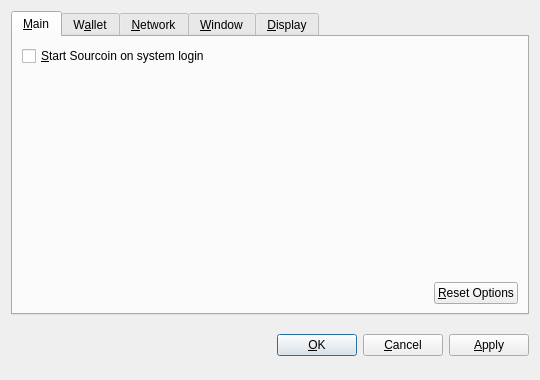
<?xml version="1.0" encoding="UTF-8"?>
<ui version="4.0">
 <class>OptionsDialog</class>
 <widget class="QDialog" name="OptionsDialog">
  <property name="geometry">
   <rect>
    <x>0</x>
    <y>0</y>
    <width>540</width>
    <height>380</height>
   </rect>
  </property>
  <property name="windowTitle">
   <string>Options</string>
  </property>
  <property name="modal">
   <bool>true</bool>
  </property>
  <layout class="QVBoxLayout" name="verticalLayout">
   <item>
    <widget class="QTabWidget" name="tabWidget">
     <property name="tabPosition">
      <enum>QTabWidget::North</enum>
     </property>
     <property name="currentIndex">
      <number>0</number>
     </property>
     <widget class="QWidget" name="tabMain">
      <attribute name="title">
       <string>&amp;Main</string>
      </attribute>
      <layout class="QVBoxLayout" name="verticalLayout_Main">
       <item>
        <widget class="QCheckBox" name="bitcoinAtStartup">
         <property name="toolTip">
          <string>Automatically start Sourcoin after logging in to the system.</string>
         </property>
         <property name="text">
          <string>&amp;Start Sourcoin on system login</string>
         </property>
        </widget>
       </item>
       <item>
        <spacer name="verticalSpacer_Main">
         <property name="orientation">
          <enum>Qt::Vertical</enum>
         </property>
         <property name="sizeHint" stdset="0">
          <size>
           <width>20</width>
           <height>40</height>
          </size>
         </property>
        </spacer>
       </item>
       <item>
        <layout class="QHBoxLayout" name="horizontalLayout_2_Main">
         <item>
          <spacer name="horizontalSpacer_2_Main">
           <property name="orientation">
            <enum>Qt::Horizontal</enum>
           </property>
           <property name="sizeHint" stdset="0">
            <size>
             <width>40</width>
             <height>20</height>
            </size>
           </property>
          </spacer>
         </item>
         <item>
          <widget class="QPushButton" name="resetButton">
           <property name="toolTip">
            <string>Reset all client options to default.</string>
           </property>
           <property name="text">
            <string>&amp;Reset Options</string>
           </property>
           <property name="autoDefault">
            <bool>false</bool>
           </property>
          </widget>
         </item>
        </layout>
       </item>
      </layout>
     </widget>
     <widget class="QWidget" name="tabWallet">
      <attribute name="title">
       <string>W&amp;allet</string>
      </attribute>
      <layout class="QVBoxLayout" name="verticalLayout_Network">
       <item>
        <widget class="QLabel" name="transactionFeeInfoLabel">
         <property name="text">
          <string>Optional transaction fee per kB that helps make sure your transactions are processed quickly. Most transactions are 1 kB.</string>
         </property>
         <property name="textFormat">
          <enum>Qt::PlainText</enum>
         </property>
         <property name="wordWrap">
          <bool>true</bool>
         </property>
        </widget>
       </item>
       <item>
        <layout class="QHBoxLayout" name="horizontalLayout_1_Main">
         <item>
          <widget class="QLabel" name="transactionFeeLabel">
           <property name="text">
            <string>Pay transaction &amp;fee</string>
           </property>
           <property name="textFormat">
            <enum>Qt::PlainText</enum>
           </property>
           <property name="buddy">
            <cstring>transactionFee</cstring>
           </property>
          </widget>
         </item>
         <item>
          <widget class="BitcoinAmountField" name="transactionFee"/>
         </item>
         <item>
          <spacer name="horizontalSpacer_1_Main">
           <property name="orientation">
            <enum>Qt::Horizontal</enum>
           </property>
           <property name="sizeHint" stdset="0">
            <size>
             <width>40</width>
             <height>20</height>
            </size>
           </property>
          </spacer>
         </item>
        </layout>
       </item>
       <item>
        <widget class="QLabel" name="label">
         <property name="text">
          <string>If you disable the spending of unconfirmed change, the change from a transaction cannot be used until that transaction has at least one confirmation. This also affects how your balance is computed.</string>
         </property>
         <property name="wordWrap">
          <bool>true</bool>
         </property>
        </widget>
       </item>
       <item>
        <widget class="QCheckBox" name="spendZeroConfChange">
         <property name="text">
          <string>Spend unconfirmed change  (experts only)</string>
         </property>
        </widget>
       </item>
       <item>
        <spacer name="verticalSpacer">
         <property name="orientation">
          <enum>Qt::Vertical</enum>
         </property>
         <property name="sizeHint" stdset="0">
          <size>
           <width>20</width>
           <height>40</height>
          </size>
         </property>
        </spacer>
       </item>
      </layout>
     </widget>
     <widget class="QWidget" name="tabNetwork">
      <attribute name="title">
       <string>&amp;Network</string>
      </attribute>
      <layout class="QVBoxLayout" name="verticalLayout_Network">
       <item>
        <widget class="QCheckBox" name="mapPortUpnp">
         <property name="toolTip">
          <string>Automatically open the Sourcoin client port on the router. This only works when your router supports UPnP and it is enabled.</string>
         </property>
         <property name="text">
          <string>Map port using &amp;UPnP</string>
         </property>
        </widget>
       </item>
       <item>
        <widget class="QCheckBox" name="connectSocks">
         <property name="toolTip">
          <string>Connect to the Sourcoin network through a SOCKS proxy (e.g. when connecting through Tor).</string>
         </property>
         <property name="text">
          <string>&amp;Connect through SOCKS proxy:</string>
         </property>
        </widget>
       </item>
       <item>
        <layout class="QHBoxLayout" name="horizontalLayout_Network">
         <item>
          <widget class="QLabel" name="proxyIpLabel">
           <property name="text">
            <string>Proxy &amp;IP:</string>
           </property>
           <property name="textFormat">
            <enum>Qt::PlainText</enum>
           </property>
           <property name="buddy">
            <cstring>proxyIp</cstring>
           </property>
          </widget>
         </item>
         <item>
          <widget class="QValidatedLineEdit" name="proxyIp">
           <property name="maximumSize">
            <size>
             <width>140</width>
             <height>16777215</height>
            </size>
           </property>
           <property name="toolTip">
            <string>IP address of the proxy (e.g. 127.0.0.1)</string>
           </property>
          </widget>
         </item>
         <item>
          <widget class="QLabel" name="proxyPortLabel">
           <property name="text">
            <string>&amp;Port:</string>
           </property>
           <property name="textFormat">
            <enum>Qt::PlainText</enum>
           </property>
           <property name="buddy">
            <cstring>proxyPort</cstring>
           </property>
          </widget>
         </item>
         <item>
          <widget class="QLineEdit" name="proxyPort">
           <property name="maximumSize">
            <size>
             <width>55</width>
             <height>16777215</height>
            </size>
           </property>
           <property name="toolTip">
            <string>Port of the proxy (e.g. 9050)</string>
           </property>
          </widget>
         </item>
         <item>
          <widget class="QLabel" name="socksVersionLabel">
           <property name="text">
            <string>SOCKS &amp;Version:</string>
           </property>
           <property name="textFormat">
            <enum>Qt::PlainText</enum>
           </property>
           <property name="buddy">
            <cstring>socksVersion</cstring>
           </property>
          </widget>
         </item>
         <item>
          <widget class="QValueComboBox" name="socksVersion">
           <property name="toolTip">
            <string>SOCKS version of the proxy (e.g. 5)</string>
           </property>
          </widget>
         </item>
         <item>
          <spacer name="horizontalSpacer_Network">
           <property name="orientation">
            <enum>Qt::Horizontal</enum>
           </property>
           <property name="sizeHint" stdset="0">
            <size>
             <width>40</width>
             <height>20</height>
            </size>
           </property>
          </spacer>
         </item>
        </layout>
       </item>
       <item>
        <spacer name="verticalSpacer_Network">
         <property name="orientation">
          <enum>Qt::Vertical</enum>
         </property>
         <property name="sizeHint" stdset="0">
          <size>
           <width>20</width>
           <height>40</height>
          </size>
         </property>
        </spacer>
       </item>
      </layout>
     </widget>
     <widget class="QWidget" name="tabWindow">
      <attribute name="title">
       <string>&amp;Window</string>
      </attribute>
      <layout class="QVBoxLayout" name="verticalLayout_Window">
       <item>
        <widget class="QCheckBox" name="minimizeToTray">
         <property name="toolTip">
          <string>Show only a tray icon after minimizing the window.</string>
         </property>
         <property name="text">
          <string>&amp;Minimize to the tray instead of the taskbar</string>
         </property>
        </widget>
       </item>
       <item>
        <widget class="QCheckBox" name="minimizeOnClose">
         <property name="toolTip">
          <string>Minimize instead of exit the application when the window is closed. When this option is enabled, the application will be closed only after selecting Quit in the menu.</string>
         </property>
         <property name="text">
          <string>M&amp;inimize on close</string>
         </property>
        </widget>
       </item>
       <item>
        <spacer name="verticalSpacer_Window">
         <property name="orientation">
          <enum>Qt::Vertical</enum>
         </property>
         <property name="sizeHint" stdset="0">
          <size>
           <width>20</width>
           <height>40</height>
          </size>
         </property>
        </spacer>
       </item>
      </layout>
     </widget>
     <widget class="QWidget" name="tabDisplay">
      <attribute name="title">
       <string>&amp;Display</string>
      </attribute>
      <layout class="QVBoxLayout" name="verticalLayout_Display">
       <item>
        <layout class="QHBoxLayout" name="horizontalLayout_1_Display">
         <item>
          <widget class="QLabel" name="langLabel">
           <property name="text">
            <string>User Interface &amp;language:</string>
           </property>
           <property name="textFormat">
            <enum>Qt::PlainText</enum>
           </property>
           <property name="buddy">
            <cstring>lang</cstring>
           </property>
          </widget>
         </item>
         <item>
          <widget class="QValueComboBox" name="lang">
           <property name="toolTip">
            <string>The user interface language can be set here. This setting will take effect after restarting Sourcoin.</string>
           </property>
          </widget>
         </item>
        </layout>
       </item>
       <item>
        <layout class="QHBoxLayout" name="horizontalLayout_2_Display">
         <item>
          <widget class="QLabel" name="unitLabel">
           <property name="text">
            <string>&amp;Unit to show amounts in:</string>
           </property>
           <property name="textFormat">
            <enum>Qt::PlainText</enum>
           </property>
           <property name="buddy">
            <cstring>unit</cstring>
           </property>
          </widget>
         </item>
         <item>
          <widget class="QValueComboBox" name="unit">
           <property name="toolTip">
            <string>Choose the default subdivision unit to show in the interface and when sending coins.</string>
           </property>
          </widget>
         </item>
        </layout>
       </item>
       <item>
        <widget class="QCheckBox" name="displayAddresses">
         <property name="toolTip">
          <string>Whether to show Sourcoin addresses in the transaction list or not.</string>
         </property>
         <property name="text">
          <string>&amp;Display addresses in transaction list</string>
         </property>
        </widget>
       </item>
       <item>
        <widget class="QCheckBox" name="coinControlFeatures">
         <property name="toolTip">
          <string>Whether to show coin control features or not.</string>
         </property>
         <property name="text">
          <string>Display coin &amp;control features (experts only!)</string>
         </property>
        </widget>
       </item>
       <item>
        <spacer name="verticalSpacer_Display">
         <property name="orientation">
          <enum>Qt::Vertical</enum>
         </property>
         <property name="sizeHint" stdset="0">
          <size>
           <width>20</width>
           <height>40</height>
          </size>
         </property>
        </spacer>
       </item>
      </layout>
     </widget>
    </widget>
   </item>
   <item>
    <layout class="QHBoxLayout" name="horizontalLayout_Buttons">
     <item>
      <spacer name="horizontalSpacer_1">
       <property name="orientation">
        <enum>Qt::Horizontal</enum>
       </property>
       <property name="sizeHint" stdset="0">
        <size>
         <width>40</width>
         <height>48</height>
        </size>
       </property>
      </spacer>
     </item>
     <item>
      <widget class="QLabel" name="statusLabel">
       <property name="font">
        <font>
         <weight>75</weight>
         <bold>true</bold>
        </font>
       </property>
       <property name="text">
        <string/>
       </property>
       <property name="textFormat">
        <enum>Qt::PlainText</enum>
       </property>
       <property name="wordWrap">
        <bool>true</bool>
       </property>
      </widget>
     </item>
     <item>
      <spacer name="horizontalSpacer_2">
       <property name="orientation">
        <enum>Qt::Horizontal</enum>
       </property>
       <property name="sizeHint" stdset="0">
        <size>
         <width>40</width>
         <height>48</height>
        </size>
       </property>
      </spacer>
     </item>
     <item>
      <widget class="QPushButton" name="okButton">
       <property name="text">
        <string>&amp;OK</string>
       </property>
      </widget>
     </item>
     <item>
      <widget class="QPushButton" name="cancelButton">
       <property name="text">
        <string>&amp;Cancel</string>
       </property>
       <property name="autoDefault">
        <bool>false</bool>
       </property>
      </widget>
     </item>
     <item>
      <widget class="QPushButton" name="applyButton">
       <property name="text">
        <string>&amp;Apply</string>
       </property>
       <property name="autoDefault">
        <bool>false</bool>
       </property>
      </widget>
     </item>
    </layout>
   </item>
  </layout>
 </widget>
 <customwidgets>
  <customwidget>
   <class>BitcoinAmountField</class>
   <extends>QSpinBox</extends>
   <header>bitcoinamountfield.h</header>
  </customwidget>
  <customwidget>
   <class>QValueComboBox</class>
   <extends>QComboBox</extends>
   <header>qvaluecombobox.h</header>
  </customwidget>
  <customwidget>
   <class>QValidatedLineEdit</class>
   <extends>QLineEdit</extends>
   <header>qvalidatedlineedit.h</header>
  </customwidget>
 </customwidgets>
 <resources/>
 <connections/>
</ui>
